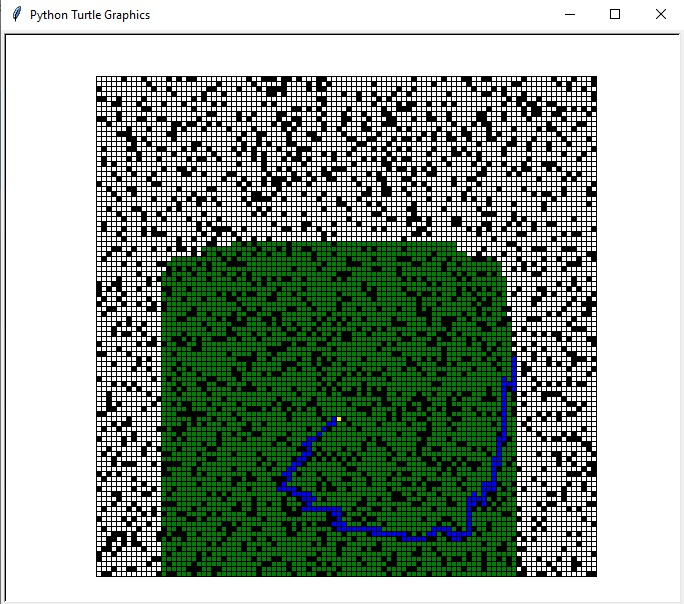

Generate this figure with Python:
import turtle
import numpy as np

#Global drawers
screen = turtle.Screen()
pen = turtle.Turtle()
pen.ht()

def drawSquare():
    pen.begin_fill()
    for n in range(4):
        pen.forward(5)
        pen.right(90)
    pen.end_fill()

#print Functions
def printGraph():
    #Graficate the graph
    #screen.setup(600,600)
    #Begin drawing
    screen.tracer(0,0) #turns off animation
    for i in range(100):
        for j in range(100):
            pen.penup()
            pen.goto((i-50)*5,(j-50)*5)
            pen.pendown()
            if(grafo[i,j]==0): pen.fillcolor('white')
            elif(grafo[i,j]==1): pen.fillcolor('red')
            elif(grafo[i,j]==-1): pen.fillcolor('black')
            drawSquare()


            
                
    screen.update()
   
def printVisited(visited):
    screen.tracer(500,0) #turns off animation
    start = visited[0]
    s_i = start[0]
    s_j = start[1]
    pen.penup()
    pen.goto((s_i-50)*5,(s_j-50)*5)
    pen.pendown()
    pen.fillcolor('yellow')
    drawSquare()
    visited.pop(0)
    for node in visited:
        i = node[0]
        j = node[1]
        pen.penup()
        pen.goto((i-50)*5,(j-50)*5)
        pen.pendown()
        pen.fillcolor('green')
        drawSquare()
       


# 0. Crate Matrix size n
n = 100
grafo = np.zeros((n,n))

#Parents
parents = {}
# 1. Generate Random X and Y coordinates to put 1
x = np.random.randint(n)
y = np.random.randint(n)
grafo[x,y] = 1
print(x,y)

#Delete Nodes
counter = 0
while counter < 2000:
  x = np.random.randint(n)
  y = np.random.randint(n)
  if(grafo[x,y]!=1 and grafo[x,y]!=-1):
    grafo[x,y] = -1
    counter = counter + 1


# 2. We are going to start at zero zero 
while True:
    s_x,s_y = np.random.randint(n),np.random.randint(n)
    if(grafo[s_x,s_y] != 1 and grafo[s_x,s_y] != -1 and s_x != x and s_y != y):
        break
  


def DFS(start_x, start_y, visited):
  stack = []
  stack.append((start_x,start_y))
  
  while(len(stack) != 0):
    node = stack.pop()
    #Access tuple elements
    actual_x = node[0]
    actual_y = node[1]   

    if actual_x<0 or actual_y<0 or actual_x>=100 or actual_y>=100 or node in visited or grafo[actual_x,actual_y]==-1: continue

    if grafo[actual_x, actual_y] == 1: return actual_x, actual_y

    visited.append(node)
    for x in range(actual_x-1,actual_x+2):
        for y in range(actual_y-1,actual_y+2):
            stack.append((x,y))
           

def BFS(start_x, start_y, visited):
  queue = []  
  queue.append((start_x, start_y))
  parents[(start_x,start_y)] = (-1,-1)
  while(len(queue) != 0):
      node = queue.pop(0)
      actual_x = node[0]
      actual_y = node[1]
      if actual_x<0 or actual_y<0 or actual_x>=100 or actual_y>=100 or node in visited or grafo[actual_x,actual_y]==-1: continue

      if grafo[actual_x, actual_y] == 1: return actual_x, actual_y

      visited.append(node)
      for x in range(actual_x-1,actual_x+2):
        for y in range(actual_y-1,actual_y+2):
          if not((x,y) in visited):
            queue.append((x,y))
            if 0<=x<100 and 0<=y<100:
               parents[(x,y)] = (actual_x,actual_y)


def printParents(e_x, e_y):
    (x,y) = (e_x,e_y)
    while(parents[(x,y)]!=(-1,-1)):
        pen.penup()
        pen.goto((x-50)*5,(y-50)*5)
        pen.pendown()
        pen.fillcolor('blue')
        drawSquare()
        (x,y) = parents[(x,y)]
    screen.update()

                







visited=[]
printGraph()
results = BFS(s_x,s_y,visited)
print(results)
printVisited(visited)
printParents(*results)
screen.mainloop()
